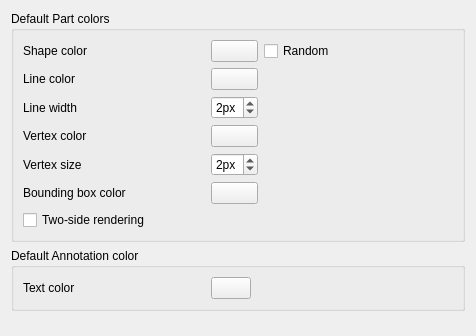
<?xml version="1.0" encoding="UTF-8"?>
<ui version="4.0">
 <class>PartGui::DlgSettingsObjectColor</class>
 <widget class="QWidget" name="PartGui::DlgSettingsObjectColor">
  <property name="geometry">
   <rect>
    <x>0</x>
    <y>0</y>
    <width>476</width>
    <height>336</height>
   </rect>
  </property>
  <property name="windowTitle">
   <string>Part colors</string>
  </property>
  <layout class="QVBoxLayout" name="verticalLayout">
   <item>
    <widget class="QGroupBox" name="groupBoxDefaultColors">
     <property name="title">
      <string>Default Part colors</string>
     </property>
     <layout class="QHBoxLayout" name="horizontalLayout">
      <item>
       <layout class="QGridLayout" name="gridLayout">
        <item row="0" column="0">
         <widget class="QLabel" name="label_6">
          <property name="minimumSize">
           <size>
            <width>182</width>
            <height>0</height>
           </size>
          </property>
          <property name="text">
           <string>Shape color</string>
          </property>
         </widget>
        </item>
        <item row="0" column="1">
         <widget class="Gui::PrefColorButton" name="DefaultShapeColor">
          <property name="toolTip">
           <string>The default color for new shapes</string>
          </property>
          <property name="color" stdset="0">
           <color>
            <red>204</red>
            <green>204</green>
            <blue>204</blue>
           </color>
          </property>
          <property name="prefEntry" stdset="0">
           <cstring>DefaultShapeColor</cstring>
          </property>
          <property name="prefPath" stdset="0">
           <cstring>View</cstring>
          </property>
         </widget>
        </item>
        <item row="0" column="2">
         <widget class="Gui::PrefCheckBox" name="checkRandomColor">
          <property name="toolTip">
           <string>Use random color instead</string>
          </property>
          <property name="text">
           <string>Random</string>
          </property>
          <property name="prefEntry" stdset="0">
           <cstring>RandomColor</cstring>
          </property>
          <property name="prefPath" stdset="0">
           <cstring>View</cstring>
          </property>
         </widget>
        </item>
        <item row="1" column="0">
         <widget class="QLabel" name="label_7">
          <property name="minimumSize">
           <size>
            <width>182</width>
            <height>0</height>
           </size>
          </property>
          <property name="text">
           <string>Line color</string>
          </property>
         </widget>
        </item>
        <item row="1" column="1">
         <widget class="Gui::PrefColorButton" name="DefaultShapeLineColor">
          <property name="toolTip">
           <string>The default line color for new shapes</string>
          </property>
          <property name="color" stdset="0">
           <color>
            <red>25</red>
            <green>25</green>
            <blue>25</blue>
           </color>
          </property>
          <property name="prefEntry" stdset="0">
           <cstring>DefaultShapeLineColor</cstring>
          </property>
          <property name="prefPath" stdset="0">
           <cstring>View</cstring>
          </property>
         </widget>
        </item>
        <item row="2" column="0">
         <widget class="QLabel" name="label_9">
          <property name="minimumSize">
           <size>
            <width>182</width>
            <height>0</height>
           </size>
          </property>
          <property name="text">
           <string>Line width</string>
          </property>
         </widget>
        </item>
        <item row="2" column="1">
         <widget class="Gui::PrefSpinBox" name="DefaultShapeLineWidth">
          <property name="toolTip">
           <string>The default line thickness for new shapes</string>
          </property>
          <property name="suffix">
           <string>px</string>
          </property>
          <property name="maximum">
           <number>9</number>
          </property>
          <property name="value">
           <number>2</number>
          </property>
          <property name="prefEntry" stdset="0">
           <cstring>DefaultShapeLineWidth</cstring>
          </property>
          <property name="prefPath" stdset="0">
           <cstring>View</cstring>
          </property>
         </widget>
        </item>
        <item row="3" column="0">
         <widget class="QLabel" name="label_10">
          <property name="minimumSize">
           <size>
            <width>182</width>
            <height>0</height>
           </size>
          </property>
          <property name="text">
           <string>Vertex color</string>
          </property>
         </widget>
        </item>
        <item row="3" column="1">
         <widget class="Gui::PrefColorButton" name="DefaultShapeVertexColor">
          <property name="toolTip">
           <string>The default color for new vertices</string>
          </property>
          <property name="color" stdset="0">
           <color>
            <red>25</red>
            <green>25</green>
            <blue>25</blue>
           </color>
          </property>
          <property name="prefEntry" stdset="0">
           <cstring>DefaultShapeVertexColor</cstring>
          </property>
          <property name="prefPath" stdset="0">
           <cstring>View</cstring>
          </property>
         </widget>
        </item>
        <item row="4" column="0">
         <widget class="QLabel" name="label_11">
          <property name="minimumSize">
           <size>
            <width>182</width>
            <height>0</height>
           </size>
          </property>
          <property name="text">
           <string>Vertex size</string>
          </property>
         </widget>
        </item>
        <item row="4" column="1">
         <widget class="Gui::PrefSpinBox" name="DefaultShapeVertexSize">
          <property name="toolTip">
           <string>The default size for new vertices</string>
          </property>
          <property name="suffix">
           <string>px</string>
          </property>
          <property name="maximum">
           <number>9</number>
          </property>
          <property name="value">
           <number>2</number>
          </property>
          <property name="prefEntry" stdset="0">
           <cstring>DefaultShapePointSize</cstring>
          </property>
          <property name="prefPath" stdset="0">
           <cstring>View</cstring>
          </property>
         </widget>
        </item>
        <item row="5" column="0">
         <widget class="QLabel" name="label_8">
          <property name="minimumSize">
           <size>
            <width>182</width>
            <height>0</height>
           </size>
          </property>
          <property name="text">
           <string>Bounding box color</string>
          </property>
         </widget>
        </item>
        <item row="5" column="1">
         <widget class="Gui::PrefColorButton" name="BoundingBoxColor">
          <property name="toolTip">
           <string>The color of bounding boxes in the 3D view</string>
          </property>
          <property name="color" stdset="0">
           <color>
            <red>255</red>
            <green>255</green>
            <blue>255</blue>
           </color>
          </property>
          <property name="prefEntry" stdset="0">
           <cstring>BoundingBoxColor</cstring>
          </property>
          <property name="prefPath" stdset="0">
           <cstring>View</cstring>
          </property>
         </widget>
        </item>
        <item row="6" column="0">
         <widget class="Gui::PrefCheckBox" name="twosideRendering">
          <property name="minimumSize">
           <size>
            <width>182</width>
            <height>0</height>
           </size>
          </property>
          <property name="text">
           <string>Two-side rendering</string>
          </property>
          <property name="toolTip">
           <string>The bottom side of surface will be rendered the same way than top side.
If not checked, it depends on the option &quot;Enable backlight color&quot;
(preferences section Display -&gt; 3D View). Either the backlight color
will be used or black.</string>
          </property>
          <property name="prefEntry" stdset="0">
           <cstring>TwoSideRendering</cstring>
          </property>
          <property name="prefPath" stdset="0">
           <cstring>Mod/Part</cstring>
          </property>
         </widget>
        </item>
       </layout>
      </item>
      <item>
       <spacer name="horizontalSpacer">
        <property name="orientation">
         <enum>Qt::Horizontal</enum>
        </property>
        <property name="sizeHint" stdset="0">
         <size>
          <width>28</width>
          <height>20</height>
         </size>
        </property>
       </spacer>
      </item>
     </layout>
    </widget>
   </item>
   <item>
    <widget class="QGroupBox" name="groupBox">
     <property name="title">
      <string>Default Annotation color</string>
     </property>
     <layout class="QHBoxLayout" name="horizontalLayout_2">
      <item>
       <layout class="QGridLayout" name="gridLayout_2">
        <item row="0" column="0">
         <widget class="QLabel" name="label">
          <property name="minimumSize">
           <size>
            <width>182</width>
            <height>0</height>
           </size>
          </property>
          <property name="text">
           <string>Text color</string>
          </property>
         </widget>
        </item>
        <item row="0" column="1">
         <widget class="Gui::PrefColorButton" name="AnnotationTextColor">
          <property name="prefEntry" stdset="0">
           <cstring>AnnotationTextColor</cstring>
          </property>
          <property name="prefPath" stdset="0">
           <cstring>View</cstring>
          </property>
         </widget>
        </item>
       </layout>
      </item>
      <item>
       <spacer name="horizontalSpacer_2">
        <property name="orientation">
         <enum>Qt::Horizontal</enum>
        </property>
        <property name="sizeHint" stdset="0">
         <size>
          <width>28</width>
          <height>20</height>
         </size>
        </property>
       </spacer>
      </item>
     </layout>
    </widget>
   </item>
   <item>
    <spacer name="verticalSpacer">
     <property name="orientation">
      <enum>Qt::Vertical</enum>
     </property>
     <property name="sizeHint" stdset="0">
      <size>
       <width>20</width>
       <height>217</height>
      </size>
     </property>
    </spacer>
   </item>
  </layout>
 </widget>
 <customwidgets>
  <customwidget>
   <class>Gui::ColorButton</class>
   <extends>QPushButton</extends>
   <header>Gui/Widgets.h</header>
  </customwidget>
  <customwidget>
   <class>Gui::PrefSpinBox</class>
   <extends>QSpinBox</extends>
   <header>Gui/PrefWidgets.h</header>
  </customwidget>
  <customwidget>
   <class>Gui::PrefColorButton</class>
   <extends>Gui::ColorButton</extends>
   <header>Gui/PrefWidgets.h</header>
  </customwidget>
  <customwidget>
   <class>Gui::PrefCheckBox</class>
   <extends>QCheckBox</extends>
   <header>Gui/PrefWidgets.h</header>
  </customwidget>
 </customwidgets>
 <tabstops>
  <tabstop>DefaultShapeColor</tabstop>
  <tabstop>DefaultShapeLineWidth</tabstop>
  <tabstop>DefaultShapeLineColor</tabstop>
  <tabstop>BoundingBoxColor</tabstop>
 </tabstops>
 <resources/>
 <connections>
  <connection>
   <sender>checkRandomColor</sender>
   <signal>toggled(bool)</signal>
   <receiver>DefaultShapeColor</receiver>
   <slot>setDisabled(bool)</slot>
   <hints>
    <hint type="sourcelabel">
     <x>20</x>
     <y>20</y>
    </hint>
    <hint type="destinationlabel">
     <x>20</x>
     <y>20</y>
    </hint>
   </hints>
  </connection>
 </connections>
</ui>
